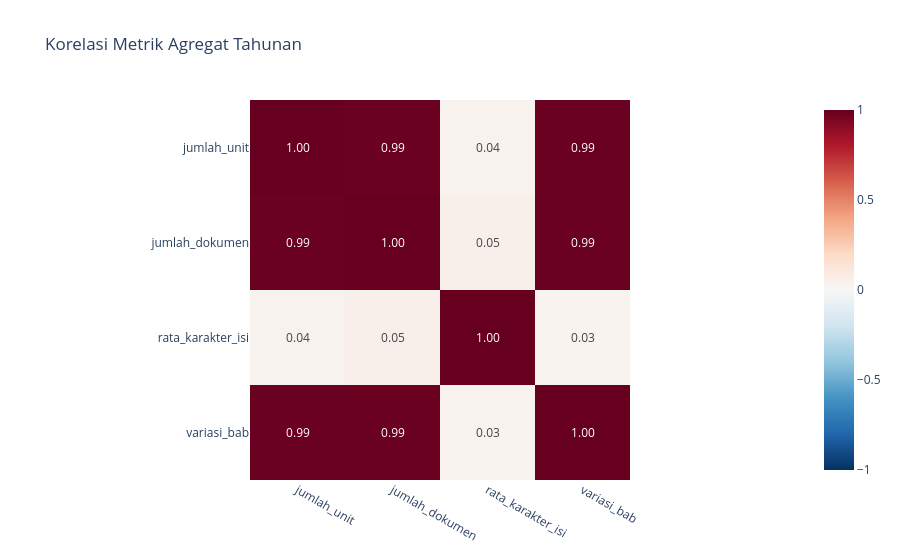

The code cell stored with this chart in its notebook:
### Code cell
# Visualisasi 3 — Korelasi metrik numerik hasil agregasi tahunan.
kolom_numerik = ['jumlah_unit', 'jumlah_dokumen', 'rata_karakter_isi', 'variasi_bab']
korelasi = tahunan.select(kolom_numerik).corr().to_numpy()
fig3 = px.imshow(korelasi, x=kolom_numerik, y=kolom_numerik, text_auto='.2f', color_continuous_scale='RdBu_r', zmin=-1, zmax=1,
                 title='Korelasi Metrik Agregat Tahunan')
fig3.update_layout(template='plotly_white')
fig3.show()

### Figure 1 — Plotly figure (JSON) as saved in the notebook; plotly's stock layout.template omitted (floating-point values rounded to 4 significant figures)
{"data": [{"coloraxis": "coloraxis", "hovertemplate": "x: %{x}<br>y: %{y}<br>color: %{z}<extra></extra>", "name": "0", "texttemplate": "%{z:.2f}", "type": "heatmap", "x": ["jumlah_unit", "jumlah_dokumen", "rata_karakter_isi", "variasi_bab"], "xaxis": "x", "y": ["jumlah_unit", "jumlah_dokumen", "rata_karakter_isi", "variasi_bab"], "yaxis": "y", "z": [[1.0, 0.9892, 0.03642, 0.9901], [0.9892, 1.0, 0.05359, 0.9908], [0.03642, 0.05359, 1.0, 0.03167], [0.9901, 0.9908, 0.03167, 1.0]]}], "layout": {"coloraxis": {"autocolorscale": false, "cmax": 1, "cmin": -1, "colorscale": [[0, "rgb(5,48,97)"], [0.1, "rgb(33,102,172)"], [0.2, "rgb(67,147,195)"], [0.3, "rgb(146,197,222)"], [0.4, "rgb(209,229,240)"], [0.5, "rgb(247,247,247)"], [0.6, "rgb(253,219,199)"], [0.7, "rgb(244,165,130)"], [0.8, "rgb(214,96,77)"], [0.9, "rgb(178,24,43)"], [1, "rgb(103,0,31)"]]}, "title": {"text": "Korelasi Metrik Agregat Tahunan"}, "xaxis": {"anchor": "y", "constrain": "domain", "domain": [0, 1], "scaleanchor": "y"}, "yaxis": {"anchor": "x", "autorange": "reversed", "constrain": "domain", "domain": [0, 1]}}}
